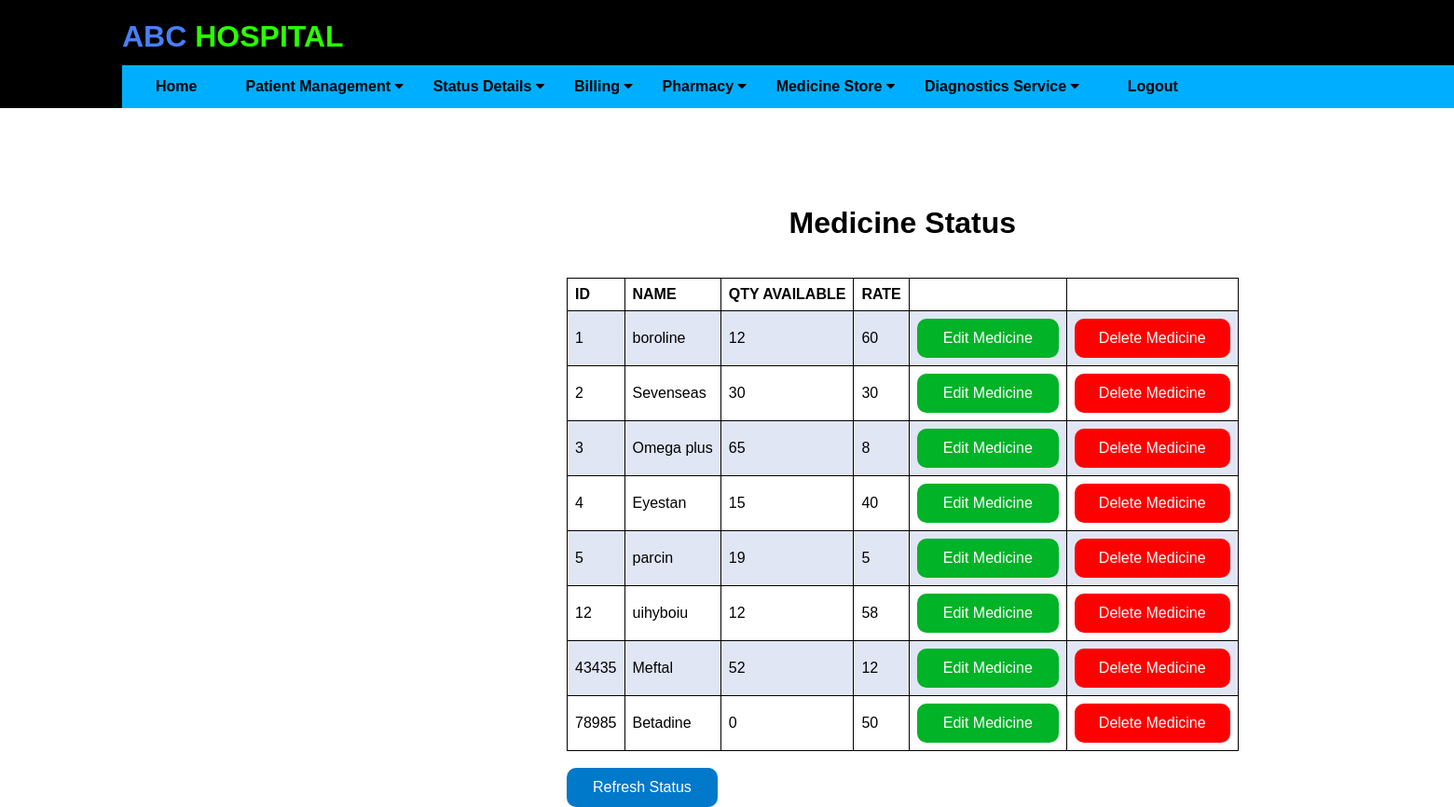
/medicinestatus (signed in), run on an earlier commit of the app's database.
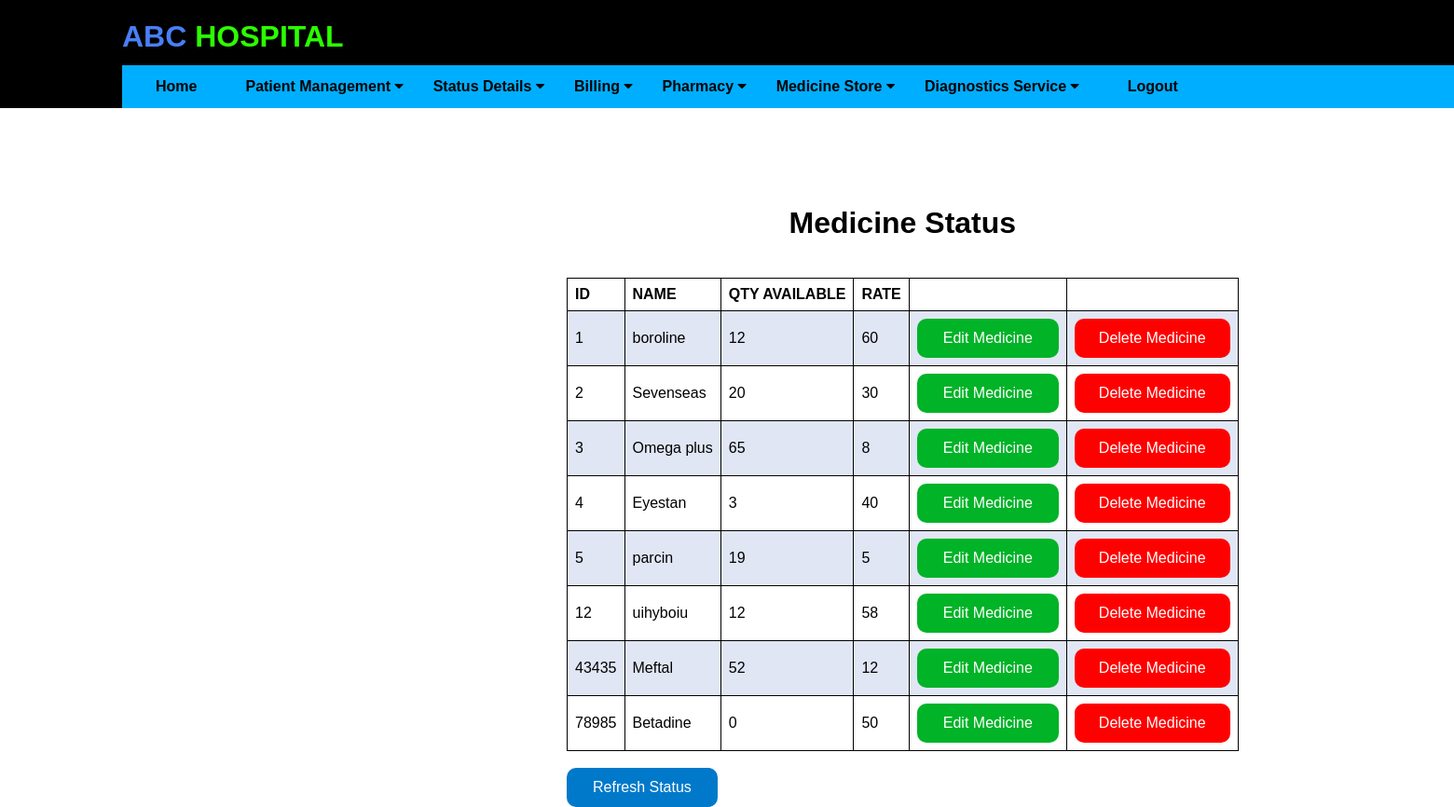
And on a later commit of the database.
### application/routes.py (models this page shows)
class MedicineMaster(db.Model):
    __tablename__ = 'medicinemaster'
    mid = Column(Integer, ForeignKey('medicines.mid'), primary_key=True)
    mname = Column(db.String(20))
    qavailable = Column(db.Integer)
    rate = Column(db.Integer)

### application/routes.py (the view)
@app.route('/medicinestatus')
def medicinestatus():
    if 'username' in session:
        usern = session['username']
        print(usern)
        updatep = MedicineMaster.query.all()
        print(updatep)
        if not updatep:
            flash('No Medicines exists in database')
            return redirect( url_for('addMedicine') )
        else:
            print("inside else")
            return render_template('medicinestatus.html', updatep = updatep)
    else:
        flash('You have been logged out. Please login again')
        return redirect( url_for('login') )
    return render_template('medicinestatus.html')

### application/templates/medicinestatus.html (shortened to what this page needs)
{% extends "layout.html" %}
{% block content %}
<div class="stat">
    <h1>Medicine Status</h1><br>
    <table border="1" align="center">
        <tr>
            <th>ID</th>
            <th>NAME</th>
            <th>QTY AVAILABLE</th>
            <th>RATE</th>
            <th></th>
            <th></th>
        </tr>
        {% for update in updatep %}
        <tr>
            <td> {{ update.mid }} </td>
            <td> {{ update.mname }} </td>
            <td> {{ update.qavailable }} </td>
            <td> {{ update.rate }} </td>
            <td> <button type="button" class="ubutton" onclick="window.location='editmedicinedetail/{{ update.mid }}'"> Edit Medicine </button> </td>
            <td> <button type="button" class="dbutton" onclick="window.location='deletemedicinedetail/{{ update.mid }}'"> Delete Medicine </button> </td>
        </tr>
        {% else %}
        <h3>No Medicines!</h3>
        {% endfor %}
    </table>
    <br>
    <form action="{{ url_for('medicinestatus') }}">
    <button type="submit" class="ibutton" value="Refresh the list">Refresh Status</button>
    </form>
</div>
{% endblock %}

What changed in the data, as far as the page shows it:
changed MedicineMaster "Sevenseas": qavailable "30" → "20"
changed MedicineMaster "Eyestan": qavailable "15" → "3"
